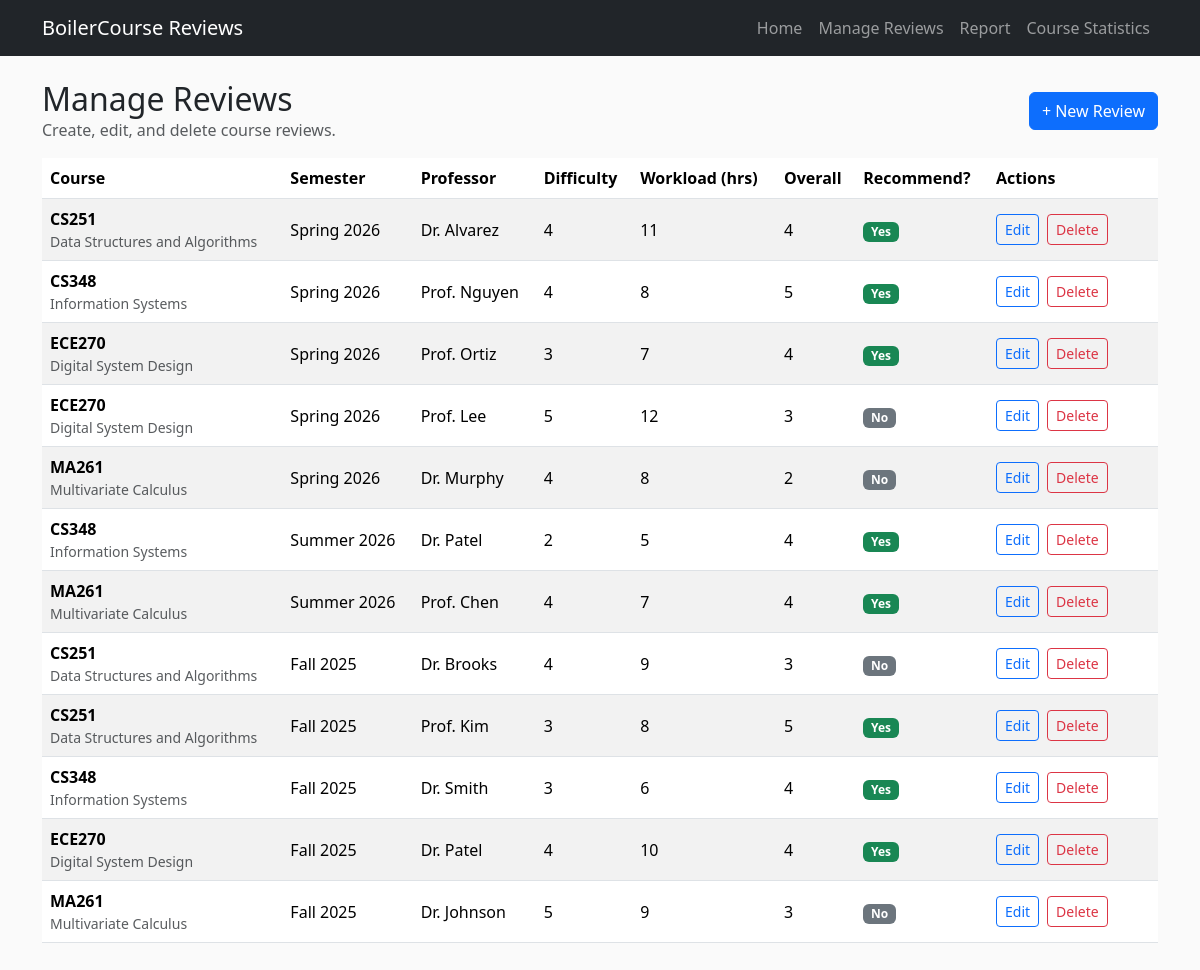
The app's page /reviews with its own data.
### tables this page shows
CREATE TABLE reviews (
    id INTEGER PRIMARY KEY AUTOINCREMENT,
    course_id INTEGER NOT NULL,
    semester_id INTEGER NOT NULL,
    professor TEXT NOT NULL,
    difficulty_rating INTEGER NOT NULL CHECK(difficulty_rating BETWEEN 1 AND 5),
    workload_hours INTEGER NOT NULL CHECK(workload_hours >= 0),
    overall_rating INTEGER NOT NULL CHECK(overall_rating BETWEEN 1 AND 5),
    would_recommend INTEGER NOT NULL CHECK(would_recommend IN (0,1)),
    comment TEXT,
    FOREIGN KEY(course_id) REFERENCES courses(id),
    FOREIGN KEY(semester_id) REFERENCES semesters(id)
);

CREATE TABLE courses (
    id INTEGER PRIMARY KEY AUTOINCREMENT,
    course_code TEXT NOT NULL UNIQUE,
    course_name TEXT NOT NULL
);

CREATE TABLE semesters (
    id INTEGER PRIMARY KEY AUTOINCREMENT,
    term TEXT NOT NULL,
    year INTEGER NOT NULL,
    UNIQUE(term, year)
);

### app.py (the view)
@app.route("/reviews")
def reviews_list():
    conn = get_db_connection()
    reviews = conn.execute(
        """
        SELECT
            r.id,
            c.course_code,
            c.course_name,
            s.term,
            s.year,
            r.professor,
            r.difficulty_rating,
            r.workload_hours,
            r.overall_rating,
            r.would_recommend,
            r.comment
        FROM reviews r
        JOIN courses c ON r.course_id = c.id
        JOIN semesters s ON r.semester_id = s.id
        ORDER BY s.year DESC, s.term ASC, c.course_code ASC, r.id DESC;
        """
    ).fetchall()
    conn.close()
    return render_template("reviews.html", reviews=reviews)

### app.py (called while the page is built)
def get_db_connection() -> sqlite3.Connection:
    conn = sqlite3.connect(DB_PATH)
    conn.row_factory = sqlite3.Row
    conn.execute("PRAGMA foreign_keys = ON;")
    return conn

### templates/reviews.html (shortened to what this page needs)
{% extends "base.html" %}
{% block content %}
  <div class="d-flex align-items-center justify-content-between mb-3 gap-2 flex-wrap">
    <div>
      <h2 class="mb-0">Manage Reviews</h2>
      <div class="text-muted">Create, edit, and delete course reviews.</div>
    </div>
    <a class="btn btn-primary" href="{{ url_for('review_new') }}">+ New Review</a>
  </div>
  <div class="table-responsive">
    <table class="table table-striped table-hover align-middle">
      <thead>
        <tr>
          <th>Course</th>
          <th>Semester</th>
          <th>Professor</th>
          <th>Difficulty</th>
          <th>Workload (hrs)</th>
          <th>Overall</th>
          <th>Recommend?</th>
          <th class="col-actions">Actions</th>
        </tr>
      </thead>
      <tbody>
        {% if reviews|length == 0 %}
          <tr>
            <td colspan="8" class="text-center text-muted py-4">
              No reviews yet. Click <strong>New Review</strong> to add one.
            </td>
          </tr>
        {% else %}
          {% for r in reviews %}
            <tr>
              <td>
                <div><strong>{{ r.course_code }}</strong></div>
                <div class="text-muted small">{{ r.course_name }}</div>
              </td>
              <td>{{ r.term }} {{ r.year }}</td>
              <td>{{ r.professor }}</td>
              <td>{{ r.difficulty_rating }}</td>
              <td>{{ r.workload_hours }}</td>
              <td>{{ r.overall_rating }}</td>
              <td>
                {% if r.would_recommend == 1 %}
                  <span class="badge text-bg-success">Yes</span>
                {% else %}
                  <span class="badge text-bg-secondary">No</span>
                {% endif %}
              </td>
              <td>
                <div class="d-flex gap-2 flex-wrap">
                  <a class="btn btn-sm btn-outline-primary" href="{{ url_for('review_edit', review_id=r.id) }}">
                    Edit
                  </a>
                  <form method="post" action="{{ url_for('review_delete', review_id=r.id) }}" class="m-0">
                    <button
                      type="submit"
                      class="btn btn-sm btn-outline-danger"
                      onclick="return confirm('Delete this review?');"
                    >
                      Delete
                    </button>
                  </form>
                </div>
              </td>
            </tr>
          {% endfor %}
        {% endif %}
      </tbody>
    </table>
  </div>
{% endblock %}

### templates/base.html (shortened to what this page needs)
<!doctype html>
<html lang="en">
  <head>
    <link
      href="https://cdn.jsdelivr.net/npm/bootstrap@5.3.3/dist/css/bootstrap.min.css"
      rel="stylesheet"
    />
    <link rel="stylesheet" href="{{ url_for('static', filename='style.css') }}" />
  </head>
  <body>
    <nav class="navbar navbar-expand-lg navbar-dark bg-dark">
      <div class="container">
        <a class="navbar-brand" href="{{ url_for('home') }}">BoilerCourse Reviews</a>
        <div class="collapse navbar-collapse" id="navbarNav">
          <ul class="navbar-nav ms-auto">
            <li class="nav-item">
              <a class="nav-link" href="{{ url_for('home') }}">Home</a>
            </li>
            <li class="nav-item">
              <a class="nav-link" href="{{ url_for('reviews_list') }}">Manage Reviews</a>
            </li>
            <li class="nav-item">
              <a class="nav-link" href="{{ url_for('report') }}">Report</a>
            </li>
            <li class="nav-item">
              <a class="nav-link" href="{{ url_for('course_stats') }}">Course Statistics</a>
            </li>
          </ul>
        </div>
      </div>
    </nav>
    <main class="container my-4">
      {% block content %}{% endblock %}
    </main>
  </body>
</html>

### static/style.css (style rules this page uses)
body { background: #fafafa; }
.col-actions { width: 170px; }

### records on screen
reviews: course_code "CS251", course_name "Data Structures and Algorithms", term "Spring", year "2026", professor "Dr. Alvarez", difficulty_rating "4", workload_hours "11", overall_rating "4", would_recommend "Yes"
reviews: course_code "CS348", course_name "Information Systems", term "Spring", year "2026", professor "Prof. Nguyen", difficulty_rating "4", workload_hours "8", overall_rating "5", would_recommend "Yes"
reviews: course_code "ECE270", course_name "Digital System Design", term "Spring", year "2026", professor "Prof. Ortiz", difficulty_rating "3", workload_hours "7", overall_rating "4", would_recommend "Yes"
reviews: course_code "ECE270", course_name "Digital System Design", term "Spring", year "2026", professor "Prof. Lee", difficulty_rating "5", workload_hours "12", overall_rating "3", would_recommend "No"
reviews: course_code "MA261", course_name "Multivariate Calculus", term "Spring", year "2026", professor "Dr. Murphy", difficulty_rating "4", workload_hours "8", overall_rating "2", would_recommend "No"
reviews: course_code "CS348", course_name "Information Systems", term "Summer", year "2026", professor "Dr. Patel", difficulty_rating "2", workload_hours "5", overall_rating "4", would_recommend "Yes"
reviews: course_code "MA261", course_name "Multivariate Calculus", term "Summer", year "2026", professor "Prof. Chen", difficulty_rating "4", workload_hours "7", overall_rating "4", would_recommend "Yes"
reviews: course_code "CS251", course_name "Data Structures and Algorithms", term "Fall", year "2025", professor "Dr. Brooks", difficulty_rating "4", workload_hours "9", overall_rating "3", would_recommend "No"
reviews: course_code "CS251", course_name "Data Structures and Algorithms", term "Fall", year "2025", professor "Prof. Kim", difficulty_rating "3", workload_hours "8", overall_rating "5", would_recommend "Yes"
reviews: course_code "CS348", course_name "Information Systems", term "Fall", year "2025", professor "Dr. Smith", difficulty_rating "3", workload_hours "6", overall_rating "4", would_recommend "Yes"
reviews: course_code "ECE270", course_name "Digital System Design", term "Fall", year "2025", professor "Dr. Patel", difficulty_rating "4", workload_hours "10", overall_rating "4", would_recommend "Yes"
reviews: course_code "MA261", course_name "Multivariate Calculus", term "Fall", year "2025", professor "Dr. Johnson", difficulty_rating "5", workload_hours "9", overall_rating "3", would_recommend "No"
